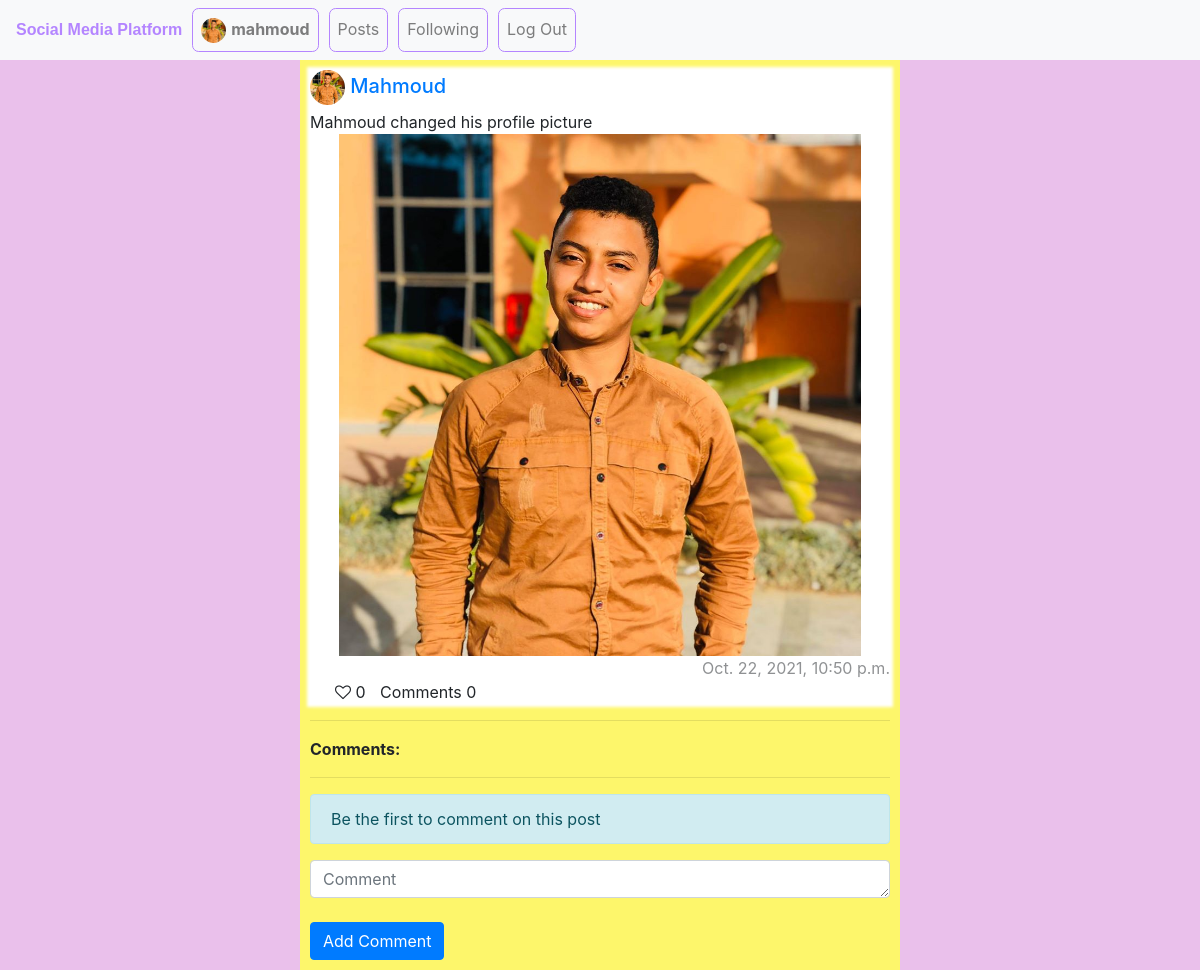
/posts/75 (signed in), run on the app's committed database.
### Gallery/models.py (models this page shows, shortened)
class User(AbstractUser):
    profile_img = models.ImageField(upload_to=filepath, null=True, blank=True)

class Posts(models.Model):
    post = models.ImageField(upload_to=filepath, null=True, blank=True)
    text = models.CharField(max_length=512, default="")
    user = models.ForeignKey(User, on_delete=CASCADE, related_name="user")
    username = models.CharField(max_length=256, default="")
    date = models.DateTimeField(default=timezone.now)

### Gallery/views.py (the view)
# urls.py: path("posts/<int:post_id>", views.view_post, name="view_post"),
@login_required(login_url='login')
def view_post(request, post_id):
    post = Posts.objects.get(pk = post_id)
    num_likes = Likes.objects.filter(post_id = post_id).count()
    liked = False
    if Likes.objects.filter(user = request.user, post_id=post_id).count() > 0:
        liked = True
    comments = Comments.objects.filter(post_id=post_id).order_by('id').reverse()
    num_comments = comments.count()
    return render(request, "Gallery/view_post.html", { "num_comments":num_comments, "comments":comments, "post":post, "num_likes":num_likes, "liked":liked})

### Gallery/templates/Gallery/view_post.html (shortened to what this page needs)
{% extends "Gallery/layout.html" %}
{% load static %}
{% block body %}
    <div id="container">
          <div class="wedget">
            {% if post.user.profile_img %}
            <a href="http://127.0.0.1:8000/profile/{{post.user.username}}"><h5 style="margin-bottom: 5px;"><img src="{{post.user.profile_img.url}}" width="35px" height="35px" style="border-radius: 50%;"> {{post.user.username}}</h5></a>
        {% else %}
            <a href="http://127.0.0.1:8000/profile/{{post.user.username}}"><h5 style="margin-bottom: 5px;"><img src="{% static 'Gallery/default.png' %}" width="35px" height="35px" style="border-radius: 50%;"> {{post.user.username}}</h5></a>
        {% endif %}
                <div class="post" style="margin-top: 0px;">
                    <div id="div{{post.id}}">{{post.text}}</div>
                    <div id="Post">
                    {% if post.post %}
                        <div><img src="{{post.post.url}}" width="100%" style="margin: auto;"></div>
                    {% endif %}
                </div>
                    <div style="opacity: 0.5; text-align: right;">{{post.date}}</div>
                    <div style="margin-left: 25px;">
                        {% if liked %}
                        <i id="unlike" data-id="{{post.id}}" style="color: red;" class="heart fa fa-heart-o"></i>
                        <i id="like" data-id="{{post.id}}" style="display:none;" class="heart fa fa-heart-o"></i>
                    {% else %}
                        <i id="like" data-id="{{post.id}}"  class="heart fa fa-heart-o"></i>
                    {% endif %}
                    <div id="num_likes" style="display: inline;">{{num_likes}}</div>
                    <div  style="margin-left:10px ; display: inline;">Comments {{num_comments}}</div>
                    </div>
                </div>
          </div>
        <div id="comments">
            <hr>
            <strong>Comments:</strong><br>
            <hr>
            {% for comment in comments %}
               <div class="wedget">
                {% if comment.user.profile_img %}
                <a href="http://127.0.0.1:8000/profile/{{comment.user.username}}"><strong style="margin-bottom: 5px;"><img src="{{comment.user.profile_img.url}}" width="35px" height="35px" style="border-radius: 50%;">{{comment.user.username}}</strong></a>
            {% else %}
            <a href="http://127.0.0.1:8000/profile/{{comment.user.username}}"><strong style="margin-bottom: 5px;"><img src="{% static 'Gallery/default.png' %}"  width="35px" height="35px" style="border-radius: 50%;">{{comment.user.username}}</strong></a>
            {% endif %}
            <div id="comment_content">{{comment.comment}}</div>
            <div style="opacity: 0.5; text-align: right;">{{comment.date}}</div>
               </div>
               <hr>
            {% empty %}
            <div class="alert alert-info" role="alert">
                Be the first to comment on this post
            </div>
            {% endfor %}
            <div id="add_comment">
                <form action="{% url 'add_comment' %}" method="POST">
                    <textarea name="comment" id="new_comment" cols="85" class="form-control" rows="1" placeholder="Comment"></textarea><br>
                    <input type="submit" class="btn btn-primary"  value="Add Comment">
                </form>
            </div>
        </div>
    </div>
{% endblock %}

### Gallery/templates/Gallery/layout.html (shortened to what this page needs)
{% load static %}
<!DOCTYPE html>
<html lang="en">
    <head>
        <link rel="stylesheet" href="https://stackpath.bootstrapcdn.com/bootstrap/4.4.1/css/bootstrap.min.css">
        <link href="{% static 'Gallery/styles.css' %}" rel="stylesheet">
        <link rel="stylesheet" href="https://cdnjs.cloudflare.com/ajax/libs/font-awesome/4.7.0/css/font-awesome.min.css">
    </head>
    <body>
        <nav class="navbar navbar-expand-lg navbar-light bg-light" style=" color: #B485FF;">
            <strong style="font-family: 'Franklin Gothic Medium', 'Arial Narrow', Arial, sans-serif;">Social Media Platform</strong>
            <div>
              <ul class="navbar-nav mr-auto">
                {% if user.is_authenticated %}
                    <li class="nav-item" style="border: 1px solid #B485FF; border-radius: 5pt; margin-left: 10px;">
                        {% if user.profile_img %}
                            <a class="nav-link" href="http://127.0.0.1:8000/profile/{{user.username}}"><img src="{{user.profile_img.url}}" width="25px" style="border-radius: 50%;"><strong style="margin-left: 5px;">{{ user.username }}</strong></a>
                        {% else %}
                            <a class="nav-link" href="http://127.0.0.1:8000/profile/{{user.username}}"><img src="{% static 'Gallery/default.png' %}" width="25px" style="border-radius: 50%;"><strong style="margin-left: 5px;">{{ user.username }}</strong></a>
                        {% endif %}
                    </li>
                {% endif %}
                <li class="nav-item" style="border: 1px solid #B485FF; border-radius: 5pt; margin-left: 10px;">
                  <a class="nav-link" href="{% url 'index' %}">Posts</a>
                </li>
                {% if user.is_authenticated %}
                    <li class="nav-item" style="border: 1px solid #B485FF; border-radius: 5pt; margin-left: 10px;">
                        <a class="nav-link" href="http://127.0.0.1:8000/following">Following</a>
                    </li>
                    <li class="nav-item" style="border: 1px solid #B485FF; border-radius: 5pt; margin-left: 10px;">
                        <a class="nav-link" href="{% url 'logout' %}">Log Out</a>
                    </li>
                {% endif %}
              </ul>
            </div>
          </nav>
        <div class="body">
            {% block body %}
            {% endblock %}
        </div>
    </body>
</html>

### Gallery/templates/Gallery/view_post.html (style rules this page uses)
#container { margin: auto; width: 50%; padding: 10px; background-color: #fdf66b; }
body { background-color: #EAC0EB; }
.wedget { background-color: white; box-shadow: 0px 0px 3px 3px white; margin-bottom: 5px; }
#Post { text-align: center; width: 90%; margin: auto; }

### data on the page
User: profile_img (picture), username "mahmoud"
Posts: user.profile_img (picture), user.username "Mahmoud", text "Mahmoud changed his profile picture", post (picture), date "Oct. 22, 2021, 10:50 p.m."

### other printed values
{{ num_likes }} "0"
{{ num_comments }} "0"
